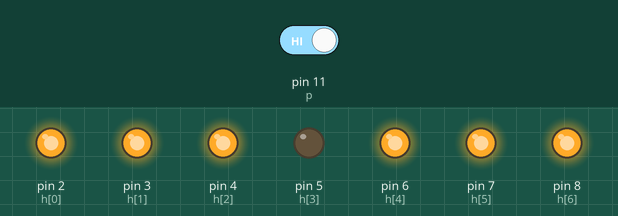
Simulated run of this sketch. Board: Arduino Uno, built with avr-gcc and run on an emulated ATmega328P. Shown: output pins drawn as LEDs (lit = HIGH). Dashed ring = blinking. The test bench sets the inputs (shaded band); at power-on: pin 11 (p) HIGH.

Above: at 1.2 s.
1.3 s: pin 11 (p) driven LOW
At 2.32 s:
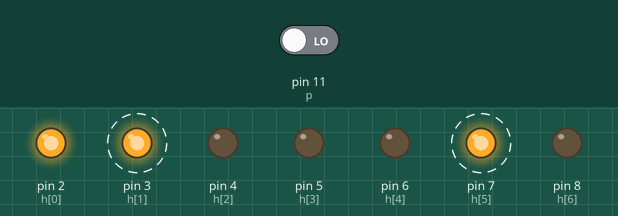
At 2.7 s:
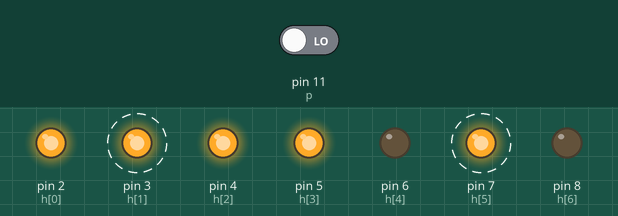
4.3 s: pin 11 (p) driven HIGH
At 4.3 s:
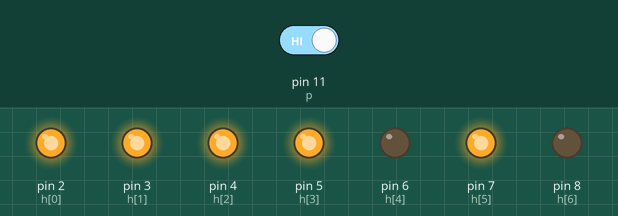
Timing chart, 0 to 7.3 s (numbered marks = the images above; inputs shaded):
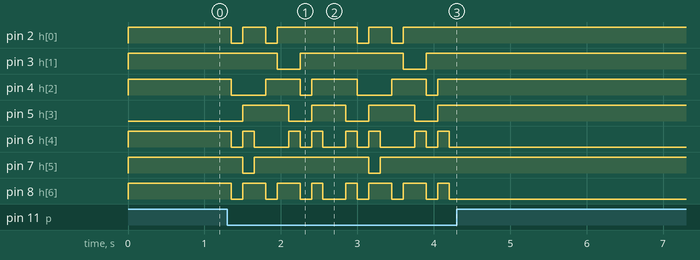

The sketch:

Digital_Counter.ino
```cpp
int h[7]={2,3,4,5,6,7,8};
const int p = 11;
int t=0;
void setup() {
  for(int i=0;i<7;i++)
  {
    pinMode(h[i],OUTPUT);
  }
  pinMode(p,INPUT);
  //Serial.begin(9600);  //Uncomment the Serial lines if needed
}

void loop() {
  int v=digitalRead(p);
  if(v == 0)
  {
    if(t<=9)
    {
      t++;
    }
    else
    {
      t=0;
    }
  }
  num(t);
  //Serial.print(t+".");
  delay(150);
  //Serial.println(v);
}

void num(int n)
{
  switch(n)
  {
    case 0:
      digitalWrite(2,HIGH);
      digitalWrite(3,HIGH);
      digitalWrite(4,HIGH);
      digitalWrite(5,LOW);
      digitalWrite(6,HIGH);
      digitalWrite(7,HIGH);
      digitalWrite(8,HIGH);
    break;

    case 1:
      digitalWrite(2,LOW);
      digitalWrite(3,HIGH);
      digitalWrite(4,LOW);
      digitalWrite(5,LOW);
      digitalWrite(6,LOW);
      digitalWrite(7,HIGH);
      digitalWrite(8,LOW);
    break;

    case 2:
      digitalWrite(2,HIGH);
      digitalWrite(3,HIGH);
      digitalWrite(4,LOW);
      digitalWrite(5,HIGH);
      digitalWrite(6,HIGH);
      digitalWrite(7,LOW);
      digitalWrite(8,HIGH);
    break;

    case 3:
      digitalWrite(2,HIGH);
      digitalWrite(3,HIGH);
      digitalWrite(4,LOW);
      digitalWrite(5,HIGH);
      digitalWrite(6,LOW);
      digitalWrite(7,HIGH);
      digitalWrite(8,HIGH);
    break;

    case 4:
      digitalWrite(2,LOW);
      digitalWrite(3,HIGH);
      digitalWrite(4,HIGH);
      digitalWrite(5,HIGH);
      digitalWrite(6,LOW);
      digitalWrite(7,HIGH);
      digitalWrite(8,LOW);
    break;

    case 5:
      digitalWrite(2,HIGH);
      digitalWrite(3,LOW);
      digitalWrite(4,HIGH);
      digitalWrite(5,HIGH);
      digitalWrite(6,LOW);
      digitalWrite(7,HIGH);
      digitalWrite(8,HIGH);
    break;

    case 6:
      digitalWrite(2,HIGH);
      digitalWrite(3,LOW);
      digitalWrite(4,HIGH);
      digitalWrite(5,LOW);
      digitalWrite(6,HIGH);
      digitalWrite(7,HIGH);
      digitalWrite(8,HIGH);
    break;

    case 7:
      digitalWrite(2,HIGH);
      digitalWrite(3,HIGH);
      digitalWrite(4,LOW);
      digitalWrite(5,LOW);
      digitalWrite(6,LOW);
      digitalWrite(7,HIGH);
      digitalWrite(8,LOW);
    break;

    case 8:
      digitalWrite(2,HIGH);
      digitalWrite(3,HIGH);
      digitalWrite(4,HIGH);
      digitalWrite(5,HIGH);
      digitalWrite(6,HIGH);
      digitalWrite(7,HIGH);
      digitalWrite(8,HIGH);
    break;

    case 9:
      digitalWrite(2,HIGH);
      digitalWrite(3,HIGH);
      digitalWrite(4,HIGH);
      digitalWrite(5,HIGH);
      digitalWrite(6,LOW);
      digitalWrite(7,HIGH);
      digitalWrite(8,LOW);
    break;
  }
}
```

Measured:
- after the input at 1.3 s, pin 2 (h[0]): HIGH → LOW after 0.05 s, → HIGH 0.15 s later, → LOW 0.30 s later, → HIGH 0.15 s later, … (8 changes in this stretch); pin 3 (h[1]): alternates HIGH for 1.4 s and LOW for 0.30 s, starting after 0.65 s
- after the input at 4.3 s, pin 2 (h[0]), pin 3 (h[1]), pin 4 (h[2]), pin 5 (h[3]), pin 7 (h[5]): stops changing and stays HIGH; pin 6 (h[4]), pin 8 (h[6]): stops changing and stays LOW
